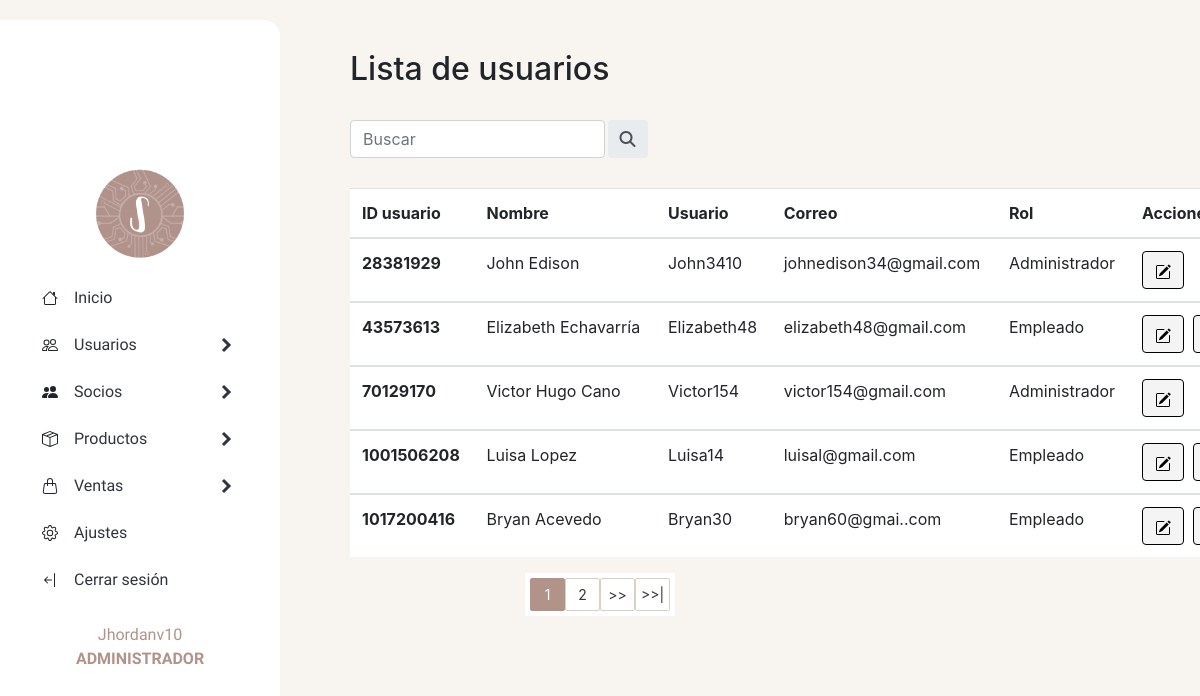
Screenshot of /sistema/usuarios/listausuarios.php (signed in) with the database file from the repository.
### tables this page shows
CREATE TABLE `usuarios` (
  `id_usuario` int(15) NOT NULL,
  `usuario` varchar(20) NOT NULL,
  `nombre_usuario` varchar(20) NOT NULL,
  `id_rol` int(2) NOT NULL,
  `correo` varchar(30) NOT NULL,
  `contrasena` varchar(155) NOT NULL,
  `estado` char(10) NOT NULL DEFAULT '1'
);

CREATE TABLE `rol` (
  `id_rol` int(2) NOT NULL,
  `nombre_rol` varchar(20) NOT NULL
);

### sistema/usuarios/listausuarios.php (the view, shortened to what this page needs)
<!DOCTYPE html>
<html lang="en">
<head>
</head>
<body>
    <header>
        <?php include '../generales/headerapp.php' ?>
    </header>
    <section>
        <div>
            <h2 class="tittle-list">Lista de usuarios</h2> <br>
        </div>
        <div class="buscador">
            <form id="busqueda-users" class="input-group rounded" action="buscadorusuarios.php" method="get">
                <input type="text" class="form-control rounded" aria-label="Search" aria-describedby="search-addon" name="busqueda" id="busqueda" placeholder="Buscar" />
                <button class="input-group-text border-0" id="search-addon">
                    <i type="submit" class="fas fa-search"></i>
                </button>
            </form>
        </div>
        <table class="table">
            <thead>
                <tr>
                    <th>ID usuario</th>
                    <th>Nombre</th>
                    <th>Usuario</th>
                    <th>Correo</th>
                    <th>Rol</th>
                    <?php
                    if ($tipo_rol == 'Administrador') {
                    ?>
                        <th>Acciones</th>
                    <?php } ?>
                </tr>
            </thead>
            <?php
            $sql_registe = mysqli_query($conn, "SELECT COUNT(*) as total_registros
                FROM usuarios WHERE estado = 1");
            $result_register = mysqli_fetch_array($sql_registe);
            $total_registro = $result_register['total_registros'];
            $por_pagina = 5;
            if (empty($_GET['pagina'])) {
                $pagina = 1;
            } else {
                $pagina = $_GET['pagina'];
            }
            $desde = ($pagina - 1) * $por_pagina;
            $total_paginas = ceil($total_registro / $por_pagina);
            $query = mysqli_query($conn, "SELECT u.id_usuario, u.nombre_usuario, u.usuario, u.correo, u.estado,
            r. nombre_rol FROM usuarios u INNER JOIN rol r ON u.id_rol = r.id_rol WHERE estado = 1 ORDER BY u.id_usuario ASC LIMIT $desde, $por_pagina");
            $result = mysqli_num_rows($query);
            if ($result > 0) {
                while ($data = mysqli_fetch_array($query)) {
            ?>
                    <tbody>
                        <tr>
                            <th scope="row"><?php echo $data["id_usuario"] ?> </th>
                            <td> <?php echo $data["nombre_usuario"] ?> </td>
                            <td> <?php echo $data["usuario"] ?> </td>
                            <td><?php echo $data["correo"] ?> </td>
                            <td> <?php echo $data["nombre_rol"] ?></td>
                            <?php
                            if ($tipo_rol == 'Administrador') {
                            ?>
                                <td>
                                    <?php
                                    if ($data["nombre_rol"] != 'Administrador') {
                                    ?>
                                        <a href="editarusuario.php?id=<?php echo $data["id_usuario"] ?>">
                                            <button type="button" id="button-editar" class="btn btn-warning">
                                            </button>
                                        </a>
                                        <a href="eliminarusuario.php?id=<?php echo $data["id_usuario"] ?>">
                                            <button type="button" id="button-eliminar" class="btn btn-danger">
                                            </button>
                                        </a>
                                    <?php } else {  ?>
                                        <a href="editarusuario.php?id=<?php echo $data["id_usuario"] ?>">
                                            <button type="button" id="button-editar" class="btn btn-warning">
                                            </button>
                                        </a>
                                <?php }
                                } ?>
                        </tr>
                <?php
                }
            }
                ?>
                    </tbody>
        </table>
        <div class="paginador">
            <ul>
                <?php
                for ($i = 1; $i <= $total_paginas; $i++) {
                    if ($i == $pagina) {
                        echo '<li class="pageSelected">' . $i . '</li>';
                    } else {
                        echo '<li><a href="?pagina=' . $i . '">' . $i . '</a></li>';
                    }
                }
                if ($pagina != $total_paginas) {
                ?>
                    <li><a href="?pagina= <?php echo $pagina + 1; ?>"> >> </a></li>
                    <li><a href="?pagina= <?php echo $total_paginas; ?> "> >>| </a></li>
                <?php } ?>
            </ul>
        </div>
    </section>
</body>
</html>

### sistema/generales/style_general.css (style rules this page uses)
section { background-color: #f8f4ef; height: 100vh; overflow-y: scroll; }
.tittle-list { padding: 50px 50px 0px 350px; }
.buscador { margin-left: 350px; }
#busqueda-users { width: 35%; margin-bottom: 10px; color: #333; }
#busqueda-users button { margin-left: 3px; }
table { margin-top: 30px; margin-left: 350px; max-width: 900px; background-color: #fff; }
#button-editar { background-color: #F4F4F4; border: 1px solid #000; color: #000; margin-right: 5px; }
#button-eliminar { background-color: #F4F4F4; border: 1px solid #000; color: #000; }
.paginador { margin: 0px; display: flex; justify-content: center; }
.paginador ul { padding: 5px; list-style: none; background: #fff; display: -webkit-flex; display: -moz-flex; display: -ms-flex; display: -o-flex; display: flex; }
.paginador a, .pageSelected { color: #333; border: 1px solid #DCD0C0; border-radius: 2px; padding: 5px; display: inline-block; font-size: 14px; text-align: center; width: 35px; }
.pageSelected { color: #fff; background: #B19389; border: 1px solid #B19389; border-radius: 2px; }
.paginador ul li a { text-decoration: none; }

### rows the page displays
usuarios: id_usuario "28381929", nombre_usuario "John Edison", usuario "John3410", correo "johnedison34@gmail.com", id_rol.nombre_rol "Administrador"
usuarios: id_usuario "43573613", nombre_usuario "Elizabeth Echavarría", usuario "Elizabeth48", correo "elizabeth48@gmail.com", id_rol.nombre_rol "Empleado"
usuarios: id_usuario "70129170", nombre_usuario "Victor Hugo Cano", usuario "Victor154", correo "victor154@gmail.com", id_rol.nombre_rol "Administrador"
usuarios: id_usuario "1001506208", nombre_usuario "Luisa Lopez", usuario "Luisa14", correo "luisal@gmail.com", id_rol.nombre_rol "Empleado"
usuarios: id_usuario "1017200416", nombre_usuario "Bryan Acevedo", usuario "Bryan30", correo "bryan60@gmai..com", id_rol.nombre_rol "Empleado"

### other values shown
$_SESSION['usuario'] "Jhordanv10"
$tipo_rol "ADMINISTRADOR"
